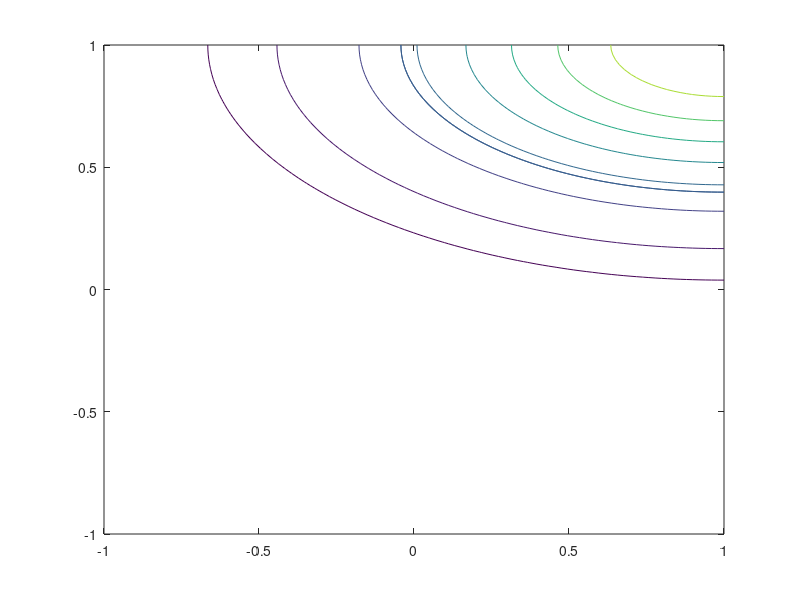

This chart was generated by the following MATLAB code: (Note: this script raises an error after producing the figure.)
% Temperature on a square plate

x = linspace(-1,1);
y = linspace(-1,1);
[X,Y] = meshgrid(x,y);
T = 80*exp(-(X-1).^2).*exp(-3*(Y-1).^2);

z = [70 60 50 40 30 27 20 10 5];

contour(X,Y,T,z)
hold on
[c,h] = contour(X,Y,T,[0 27 80]) 	% emphasize 27 isotherm (80 and 0 given
h.LineWidth = 2;			% to provide an array, but now shown
xlim([0 1]);
ylim([0 1]);
xlabel('x')
ylabel('y')
title('a plot of isotherms. 27 emphasized')
hold off

% partial derivatives
%dTdx = -160*(x-1)*exp(-(x-1)^2)*exp(-3(x-1)^2)
%dTdy = -480*(y-1)*exp(-(x-1)^2)*exp(-3(y-1)^2)

% A spider follows the isotherm along 27C
% i. In this case, we are interested in which values (x,y) give the temperature
% 27C, so we set T(x,y) = 27. In order to use the Newton-Raphson method,
% we must look at the hyperfunction f = T(x,y) - k, where k is the isotherm
% we are interested in (in this case 27). Knowing that the spider is at x=0,
% this simplifies our equation to one of one variable, namely:
% f(y) = 80*exp(-(0-1)^2)*exp(-3*(y-1)^2) - 27 = 0
% f(y) = 80*exp(-1)*exp(-3*(y-1)^2) - 27 = 0
% f(y) = 80*exp(-3*(y-1)^2 - 1) - 27 = 0
% This can be solved analytically relatively easily, however we will solve
% it numerically for the sake of the exercise

fy = @(y) 80*exp(-3.*(y-1).^2 - 1) - 27
% ii plot
figure
plot(y, fy(y), y, zeros(length(y))) % plot. Set line at f(y)=0 to make initial guess
xlim([0 1]);
%ylim([0 1]);
xlabel('y')
ylabel('f(x=0,y)')
title('80exp(-3(y-1)^2 -1) - 27')
%Tt = 80*exp(-(0-1)^2)*exp(-3*(1.1695-1)^2)

% Graphically, it appears that f(0) (i.e. T(x,y)=27) occurs at roughly y=0.8
% Newton-Raphson method
% we need our derivative (at x=0) which was found above
Fy = @(k) 80*exp(-3*(k-1)^2 - 1) - 27
dFy = @(k) -480*(k-1)*exp(-3*(k-1)^2 - 1)

NR = @(k) k - (Fy(k))/(dFy(k))

xi = .8;
l = 10; % large initial number
n = 0; 
while l > .00001
	xi = NR(xi);
	l = abs(Fy(xi));
	n = n + 1;
end

sprintf('Arrived at approximation of %f after %d cycles', xi, n)

% Spider wants to follow along the isotherm 27C from x=0 to x=1
% I don't know how to find this programatically, but we are essentially
% solving for x,y where T=27 which is as follows:
%
% 27 = 80*exp(-3*(k-1)^2 - 1)
% log(27/80) = -(x-1)^2 -3(y-1)^2
%
% 1 =    (x-1)^2    +      (y-1)^2
%      (log(80/27)     (1/3)(log(80/27))
%
% this is an ellipse centered at 1,1 with radii
% x = sqrt(log(80/27)) ~.6017 
% y = sqrt((1/3)(log(80/27))) ~1.0422
% This looks like our plot as when x=1, y is at a minimum of 1-.6017=.398
% when y = -1, x ~-.0422 leading us to belive that when x=0, y is a little less
% than 1. This can be calculated explicitle by setting x=0 in the equation
% above on line 74 and solving explicitly for y which gives 2 points
% y= 1.169 and 0.8305. (from 1 +- sqrt( (1 - 1/log(80/27)) * (1/3)*log(80/27) ))
% the latter value matches both of our plots of y,y(0) and x,y
